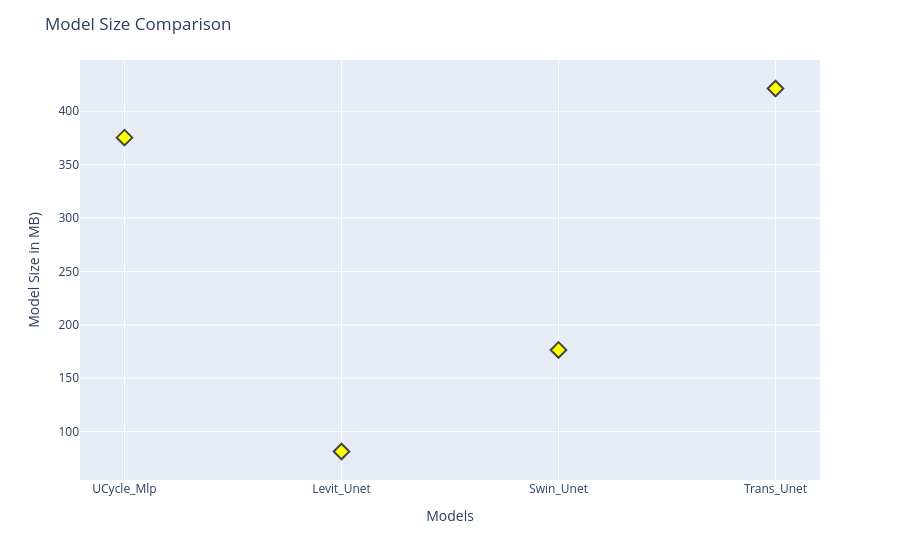

Source (notebook cell):
### Code cell
fig = px.scatter(model_metrics_df, y="model size(in MB)", x="models", )
# fig.update_traces(marker_size=10)
fig.update_traces(marker=dict(size=12, symbol='diamond', color='yellow', line=dict(width=2,)))
fig.update_layout(
    title="Model Size Comparison",
    xaxis_title="Models",
    yaxis_title="Model Size in MB)",
    # template="plotly_light",  # Dark theme
    showlegend=False,  # Remove legend if not needed
    xaxis=dict(showgrid=True, zeroline=False),  # Show grid lines
    yaxis=dict(showgrid=True, zeroline=False),  # Show grid lines
)
fig.show()

### Figure 1 — Plotly figure (JSON) as saved in the notebook; plotly's stock layout.template omitted (floating-point values rounded to 4 significant figures)
{"data": [{"hovertemplate": "models=%{x}<br>model size(in MB)=%{y}<extra></extra>", "legendgroup": "", "marker": {"color": "yellow", "line": {"width": 2}, "size": 12, "symbol": "diamond"}, "mode": "markers", "name": "", "orientation": "v", "showlegend": false, "type": "scatter", "x": ["UCycle_Mlp", "Levit_Unet", "Swin_Unet", "Trans_Unet"], "xaxis": "x", "y": [375.3, 81.4, 176.5, 421.3], "yaxis": "y"}], "layout": {"legend": {"tracegroupgap": 0}, "margin": {"t": 60}, "showlegend": false, "title": {"text": "Model Size Comparison"}, "xaxis": {"anchor": "y", "domain": [0, 1], "showgrid": true, "title": {"text": "Models"}, "zeroline": false}, "yaxis": {"anchor": "x", "domain": [0, 1], "showgrid": true, "title": {"text": "Model Size in MB)"}, "zeroline": false}}}
